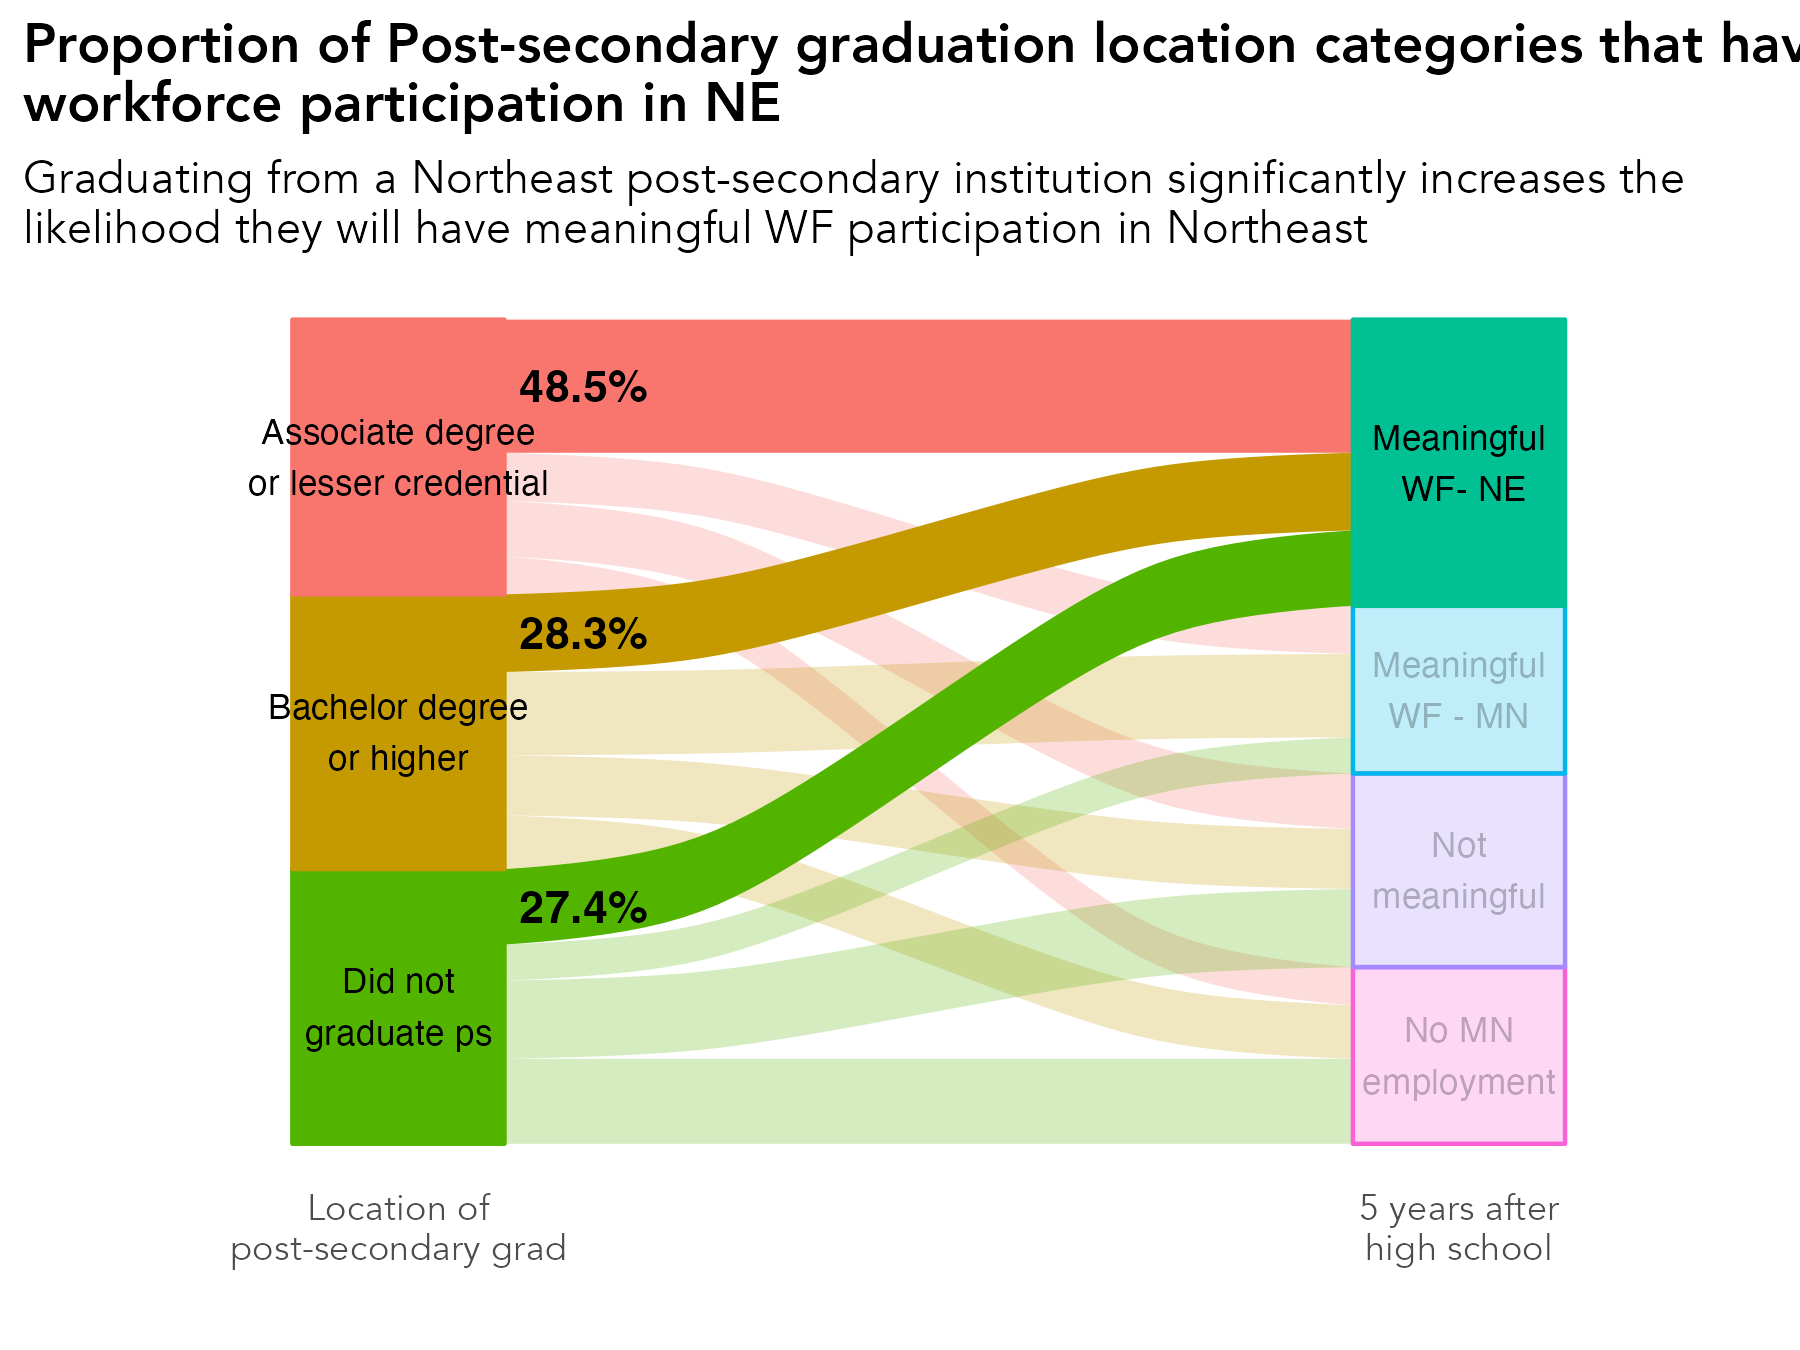

Write R code to recreate this figure.
# library -----------------------------------------------------------------
library(tidyverse)
library(sf)
library(ggrepel)
library(scales)
library(ggiraph)
library(rmapshaper)
library(cowplot)
library(RColorBrewer)
library(readxl)
library(lubridate)
library(readxl)
library(systemfonts)
reset_font_cache()
library(ggtext)
library(janitor)
library(cowplot)
library(ggalluvial)
library(ggsankey)


rm(list = ls())

# themes ------------------------------------------------------------------
theme_bar <- theme_bw() +
  theme(panel.grid.major = element_line(color = "grey70", size = 0.1),
        panel.grid.minor = element_blank(),
        axis.ticks = element_blank(),
        axis.text = element_text(face = "bold"),
        panel.border = element_blank(),
        legend.background = element_rect(fill = "transparent", color = "transparent"),
        legend.key = element_rect(fill = "transparent"),
        legend.key.size = unit(1, "lines"),
        legend.margin = margin(0,0,0,0),
        legend.title = element_blank(),
        legend.text = element_text(margin = margin(l = 2)),
        text = element_text(family = "Avenir") ,
        plot.title.position = "plot",
        plot.title = element_text(face = "bold"))

theme_line <- theme_bw() +
  theme(legend.background = element_rect(fill = "transparent", color = "transparent"),
        legend.key = element_rect(fill = "transparent"),
        legend.text = element_text(margin = margin(l = 2)),
        panel.grid.minor = element_blank(),
        panel.grid.major = element_line(color = "grey70", size = 0.1),
        axis.ticks = element_blank(),
        axis.text = element_text(face = "bold"),
        panel.border = element_blank(),
        legend.margin = margin(0,0,0,0),
        legend.key.size = unit(1, "lines"),
        text = element_text(family = "Avenir") ,
        plot.title.position = "plot",
        plot.title = element_text(face = "bold"))


theme_sf <- theme_bw() +
  theme(axis.text.x=element_blank(),
        axis.text.y=element_blank(),
        axis.ticks=element_blank(),
        panel.background = element_blank(),
        panel.grid.major = element_line(color = "white"),
        panel.border = element_blank(),
        legend.title = element_blank(),
        legend.text = element_text(margin = margin(l = 2)),
        legend.margin = margin(0,0,0,0),
        legend.key.size = unit(1, "lines"),
        text = element_text(family = "Avenir") ,
        plot.title.position = "plot",
        plot.title = element_text(face = "bold"))

theme_all <- theme_bw() +
  theme(axis.ticks=element_blank(),
        axis.text.y = element_blank(),
        panel.background = element_blank(),
        panel.grid.major = element_blank(),
        panel.grid = element_blank(),
        panel.border = element_blank(),
        legend.title = element_blank(),
        legend.text = element_text(margin = margin(l = 2)),
        legend.margin = margin(0,0,0,0),
        legend.key.size = unit(1, "lines"),
        text = element_text(family = "Avenir") ,
        plot.title.position = "plot",
        plot.title = element_text(face = "bold"))


regions <- read_csv("/Users/kellyasche/Library/CloudStorage/GoogleDrive-kasche@ruralmn.org/My Drive/Data Prep/R Projects/Join docs/county_regions.csv") %>%
  select(5,6) %>%
  unique() %>%
  mutate(edr = str_replace(edr, "  ", " "),
         planning.region = str_replace(planning.region, " Minnesota", ""),
         planning.region = fct_relevel(planning.region, "Northwest", "Northeast", "Central", "Seven County Mpls-St Paul", "Southwest", "Southeast"),
         edr = fct_relevel(edr, "EDR 1 - Northwest", "EDR 2 - Headwaters", "EDR 3 - Arrowhead", "EDR 4 - West Central", "EDR 5 - North Central", "EDR 6E- Southwest Central", "EDR 6W- Upper Minnesota Valley", "EDR 7E- East Central", "EDR 7W- Central", "EDR 8 - Southwest", "EDR 9 - South Central", "EDR 10 - Southeast", "EDR 11 - 7 County Twin Cities", "Minnesota"))

counties.regions <- read_csv("/Users/kellyasche/Library/CloudStorage/GoogleDrive-kasche@ruralmn.org/My Drive/Data Prep/R Projects/Join docs/county_regions.csv") %>%
  mutate(countyfp = formatC(countyfp, width = 3, flag = "0"),
         Name = str_to_title(Name),
         Name = str_replace(Name, "Q", "q"),
         Name = str_replace(Name, "Of The", "of the"),
         Name = str_replace(Name, "Mcleod", "McLeod"),
         Dem_Desc = ifelse(Name == "Minnesota", "Minnesota", Dem_Desc) ,
         edr = str_replace(edr, "  ", " "),
         planning.region = str_replace(planning.region, " Minnesota", ""),
         planning.region = fct_relevel(planning.region, "Northwest", "Northeast", "Central", "Seven County Mpls-St Paul", "Southwest", "Southeast"),
         edr = fct_relevel(edr, "EDR 1 - Northwest", "EDR 2 - Headwaters", "EDR 3 - Arrowhead", "EDR 4 - West Central", "EDR 5 - North Central", "EDR 6E- Southwest Central", "EDR 6W- Upper Minnesota Valley", "EDR 7E- East Central", "EDR 7W- Central", "EDR 8 - Southwest", "EDR 9 - South Central", "EDR 10 - Southeast", "EDR 11 - 7 County Twin Cities", "Minnesota"))

color.ruca <- c("Entirely rural" = "#009933", "Town/rural mix" = "#99CC33", "Urban/town/rural mix" = "#CC9966", "Entirely urban" = "#754C29", "Minnesota" = "black")

color.pr <- c("Northwest" = "#4575b4","Northeast" = "grey", "Central" = "#fee090", "Seven County Mpls-St Paul" = "#d73027", "Southwest" = "#91bfdb", "Southeast" = "#fc8d59", "Minnesota" = "black")

color.edr <- c("EDR 1 - Northwest" = "#b3cde3", "EDR 2 - Headwaters" = "#8c96c6", "EDR 3 - Arrowhead" = "#fe9929", "EDR 4 - West Central" = "#8856a7", "EDR 5 - North Central" = "#810f7c", "EDR 6E- Southwest Central" = "#e5f5f9", "EDR 6W- Upper Minnesota Valley" = "#bdc9e1", "EDR 7E- East Central" = "#99d8c9", "EDR 7W- Central" = "#2ca25f", "EDR 8 - Southwest" = "#74a9cf", "EDR 9 - South Central" = "#0570b0", "EDR 10 - Southeast" = "#d7301f", "EDR 11 - 7 County Twin Cities" = "#d8b365", "Minnesota" = "black")

color.pr.edr <- c ("Northwest" = "#4575b4","Northeast" = "#e0f3f8", "Central" = "#fee090", "Seven County Mpls-St Paul" = "#d73027", "Southwest" = "#91bfdb", "Southeast" = "#fc8d59", "Minnesota" = "black", "EDR 1 - Northwest" = "#b3cde3", "EDR 2 - Headwaters" = "#8c96c6", "EDR 3 - Arrowhead" = "#fe9929", "EDR 4 - West Central" = "#8856a7", "EDR 5 - North Central" = "#810f7c", "EDR 6E- Southwest Central" = "#e5f5f9", "EDR 6W- Upper Minnesota Valley" = "#bdc9e1", "EDR 7E- East Central" = "#99d8c9", "EDR 7W- Central" = "#2ca25f", "EDR 8 - Southwest" = "#74a9cf", "EDR 9 - South Central" = "#0570b0", "EDR 10 - Southeast" = "#d7301f", "EDR 11 - 7 County Twin Cities" = "#d8b365")

color.six <- c("#009933", "#4575b4", "grey", "#fee090", "#fc8d59", "#d73027")

mn_counties <- st_read("/Users/kellyasche/Library/CloudStorage/GoogleDrive-kasche@ruralmn.org/My Drive/Data Prep/R Projects/Shapefiles/County shapefiles/MNCounties_MNDOT.shp", quiet = TRUE) %>%
  ms_simplify(keep = .01, keep_shapes = TRUE) %>%
  rename("countyfp" = "FIPS_CODE")

counties.regions.1 <- counties.regions %>%
  mutate(statefp = "27",
         project.pr = ifelse(edr %in% c("EDR 1 - Northwest", "EDR 2 - Headwaters", "EDR 4 - West Central"), "Northwest",
                             ifelse(edr == "EDR 3 - Arrowhead", "Northeast",
                                    ifelse(edr %in% c("EDR 5 - North Central", "EDR 7E- East Central", "EDR 7W- Central"), "Central",
                                           ifelse(edr %in% c("EDR 6E- Southwest Central", "EDR 6W- Upper Minnesota Valley", "EDR 8 - Southwest"), "Southwest",
                                                  ifelse(edr %in% c("EDR 9 - South Central", "EDR 10 - Southeast"), "Southern", as.character(planning.region)))))),
         project.pr = fct_relevel(project.pr, "Northwest", "Northeast", "Central", "Seven County Mpls-St Paul", "Southwest", "Southern"))


# Prep data ---------------------------------------------------------------

original <- read_csv("Data/SLEDS/Masters/Master-report-dataset.csv")

data <- original %>%
  select(grad.year.5, highest.cred.level) %>%
  filter(grad.year.5 != "After 2023") %>%
  filter(grad.year.5 != "Attending ps") %>%
  filter(highest.cred.level != "Attending ps") %>%
  mutate(highest.cred.level = ifelse(highest.cred.level %in% c("Less than Associate Degree", "Associate degree"), "Associate degree or lesser credential", highest.cred.level)) %>%
  group_by(highest.cred.level, grad.year.5) %>%
  summarize(n = n()) %>%
  ungroup() %>%
  group_by(highest.cred.level) %>%
  mutate(pct = n / sum(n)) %>%
  ungroup() %>%
  mutate(grad.year.5 = str_replace(grad.year.5, "No MN emp record, not attending ps", "No MN employment"),
         grad.year.5 = str_replace(grad.year.5, "Not meaningful, not attending ps", "Not meaningful"),
         grad.year.5 = str_replace(grad.year.5, "Meaningful WF - Northeast", "Meaningful WF - NE"),
         highest.cred.level = fct_relevel(highest.cred.level, "Associate degree or lesser credential", "Bachelor degree or higher", "Did not graduate ps"))

highest.cred.level.order <- c("Associate degree or lesser credential", "Bachelor degree or higher", "Did not graduate ps")

grad.year.5.order <- c("Meaningful WF - NE", "Meaningful WF - MN", "Not meaningful", "No MN employment")

highest.cred.level.order.plot <- c("Associate degree\nor lesser credential", "Bachelor degree\nor higher", "Did not\ngraduate ps")

grad.year.5.order.plot <- c("Meaningful\n WF- NE", "Meaningful\nWF - MN", "Not\nmeaningful", "No MN\nemployment")

df_lodes <- data %>%
  mutate(
    highest.cred.level = factor(highest.cred.level, levels = highest.cred.level.order),
    grad.year.5     = factor(grad.year.5, levels = grad.year.5.order)
  ) %>%
  to_lodes_form(
    axes = c("highest.cred.level", "grad.year.5"),
    key = "axis",
    value = "stratum",
    id = "flow_id"
  ) %>%
  group_by(flow_id) %>%
  mutate(
    highlight = if_else(
      any(stratum == "Meaningful WF - NE"),
      "highlight",
      "base"
    )
  ) %>%
  ungroup() %>%
  group_by(flow_id) %>%
  mutate(
    highest.cred.level = first(stratum[axis == "highest.cred.level"])
  ) %>%
  ungroup()


labels <- df_lodes %>%
  filter(axis == "highest.cred.level", highlight == "highlight") %>%
  arrange(highest.cred.level) %>%
  select(stratum, pct) %>%
  mutate(half.pct = pct / 2,
         cumsum = rev(seq(n())),
         yloc = cumsum - half.pct,
         highlight = "highlight") %>%
  select(-pct)

master <- df_lodes %>%
  left_join(labels, by = c("stratum", "highlight"))

names(labels)
# Create chart ------------------------------------------------------------

ggplot(
  master,
  aes(
    x = axis,
    stratum = stratum,
    alluvium = flow_id,
    y = pct,
    fill = highest.cred.level,     # left-side colors
    alpha = highlight           # highlight flows
  )
) +
  geom_flow(width = 0.4) +
  geom_stratum(width = 0.4, aes(fill = stratum, color = stratum)) +
  geom_text(
    stat = "stratum",
    label = c(rev(highest.cred.level.order.plot), rev(grad.year.5.order.plot)),
    size = 3
  ) +
  geom_text(aes(x = 1.35, y = yloc, label = percent(pct, accuracy = .1)), fontface = "bold") +
  scale_alpha_manual(
    values = c(highlight = 1, base = 0.25),
    guide = "none"
  ) +
  scale_x_discrete(
    limits = c("highest.cred.level", "middle", "grad.year.5"),
    labels = c("Location of\npost-secondary grad", "", "5 years after\nhigh school")
  ) +
  labs(x = "", 
       y = "",
       title = "Proportion of Post-secondary graduation location categories that have meaningful\nworkforce participation in NE",
       subtitle = "Graduating from a Northeast post-secondary institution significantly increases the\nlikelihood they will have meaningful WF participation in Northeast") +
  theme_all +
  theme(legend.position = "none")

ggsave(filename = "Charts/Paper report/prop-highest-cred-level-meaningful-wf-ne.pdf", device = cairo_pdf, dpi = "print", width = 6, height = 4.5)

ggsave(filename = "Charts/Paper report/prop-highest-cred-level-meaningful-wf-ne.png", dpi = "print", width = 6, height = 4.5)
